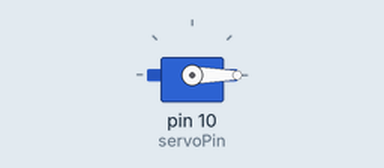
Simulated run of this sketch. Board: Arduino Uno, built with avr-gcc and run on an emulated ATmega328P. Parts: servo. Wiring (inferred from the names in the program): servo: signal pin 10. Servo pulses on a pin are drawn as a servo (544–2400 µs = 0–180°).

Above: at 0.05 s.
At 3.05 s:
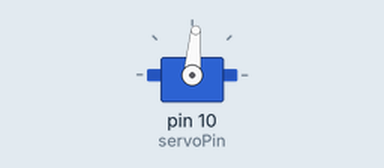
At 6.1 s:
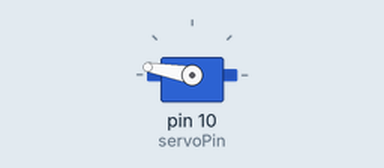
At 12.2 s:
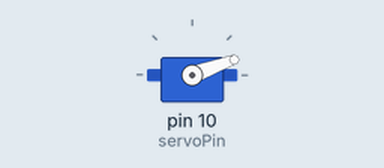
Timing chart, 0 to 16.7 s (numbered marks = the images above):
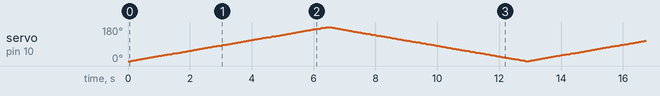

The sketch:

lesson_5.1.ino
```cpp
/*
  Keyestudio Mini Tank Robot V3 (Popular Edition)
  lesson 5.1
  Servo
  http://www.keyestudio.com
*/
#define servoPin 10  //The pin of servo
int pos; //The variable of servo’s angle
int pulsewidth; //The variable of servo’s pulse width
void setup() {
  pinMode(servoPin, OUTPUT);  //Set the pin of servo as output
  procedure(0); //Set the angle of servo to 0°
}
void loop() {
  for (pos = 0; pos <= 180; pos += 1) { // From 1°to 180°
    // in steps of 1 degree
    procedure(pos);              // Rotate to the angle of 'pos'
    delay(15);                   //Control the speed of rotation
  }
  for (pos = 180; pos >= 0; pos -= 1) { // From 180° to 1°
    procedure(pos);              // Rotate to the angle of 'pos'
    delay(15);
  }
}
//The function controls the servo
void procedure(int myangle) {
  pulsewidth = myangle * 11 + 500;  //Calculate the value of pulse width
  digitalWrite(servoPin, HIGH);
  delayMicroseconds(pulsewidth);   //The time in high level represents the pulse width
  digitalWrite(servoPin, LOW);
  delay((20 - pulsewidth / 1000));  //As the cycle is 20ms, the time left is in low level
}
//****************************************************************************
```
